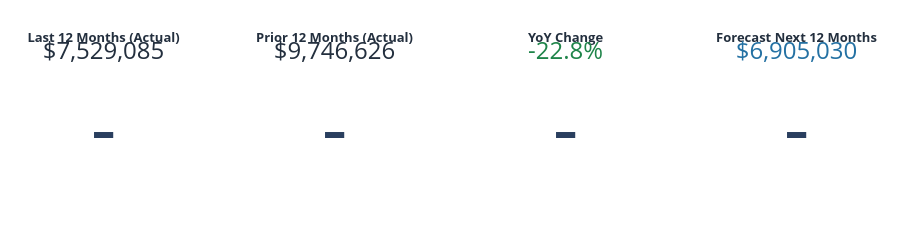

Here is the notebook cell this chart was saved with:
### Code cell
_last12 = df["Cost"].iloc[-12:].sum()
_prev12 = df["Cost"].iloc[-24:-12].sum() if len(df) >= 24 else df["Cost"].iloc[:-12].sum()
_yoy    = (_last12 - _prev12) / _prev12 * 100
_next12 = forecast_ensemble.sum()
_delta  = (_next12 - _last12) / _last12 * 100

_kpi_items = [
    ("Last 12 Months (Actual)",   f"${_last12:,.0f}",  _AWS_DARK),
    ("Prior 12 Months (Actual)",  f"${_prev12:,.0f}",  _AWS_DARK),
    ("YoY Change",                f"{_yoy:+.1f}%",     _GREEN if _yoy < 0 else _RED),
    ("Forecast Next 12 Months",   f"${_next12:,.0f}",  _BLUE),
]
fig_kpi_f = make_subplots(rows=1, cols=4, specs=[[{"type":"indicator"}]*4])
for _col, (_title, _val, _color) in enumerate(_kpi_items, 1):
    fig_kpi_f.add_trace(go.Indicator(
        mode="number", value=None,
        title=dict(
            text=(
                f"<b>{_title}</b><br>"
                f"<span style='font-size:24px;color:{_color}'>{_val}</span>"
            ),
            font=dict(size=13, color=_AWS_DARK),
        ),
    ), row=1, col=_col)
fig_kpi_f.update_layout(
    plot_bgcolor=_BG, paper_bgcolor=_BG,
    height=190, margin=dict(t=20, b=10, l=10, r=10),
)
_report_figures["Forecast KPIs"] = fig_kpi_f
fig_kpi_f.show()

_best = int(np.argmin([_mape_p, _mape_xgb, _mape_sar]))
_rc   = ["#D5F5E3" if i == _best else "white" for i in range(3)]
fig_metrics = go.Figure(go.Table(
    header=dict(
        values=["<b>Model</b>","<b>Test MAE</b>","<b>Test MAPE</b>",
                "<b>12-Month Projection</b>","<b>Best?</b>"],
        fill_color=_AWS_DARK, font=dict(color="white", size=13),
        align="center", height=36,
    ),
    cells=dict(
        values=[
            ["Prophet","XGBoost","SARIMA"],
            [f"${_mae_p:,.0f}", f"${_mae_xgb:,.0f}", f"${_mae_sar:,.0f}"],
            [f"{_mape_p:.1f}%", f"{_mape_xgb:.1f}%", f"{_mape_sar:.1f}%"],
            [f"${_p_future['yhat'].sum():,.0f}",
             f"${forecast_xgb.sum():,.0f}",
             f"${forecast_sarima.sum():,.0f}"],
            ["Best" if i == _best else "" for i in range(3)],
        ],
        fill_color=[_rc, _rc, _rc, _rc, _rc],
        font=dict(size=12), align="center", height=32,
    )
))
fig_metrics.update_layout(
    title=dict(text="<b>Model Performance - Test Set Evaluation</b>",
               font=dict(size=16, color=_AWS_DARK)),
    plot_bgcolor=_BG, paper_bgcolor=_BG,
    height=230, margin=dict(t=50, b=10),
)
_report_figures["Model Metrics"] = fig_metrics
fig_metrics.show()

print(f"\nEnsemble 12-month total: ${_next12:,.0f}  ({_delta:+.1f}% vs last 12 months)")
print(f"Best model (lowest MAPE): {['Prophet','XGBoost','SARIMA'][_best]}")

### Figure 1 — Plotly figure (JSON) as saved in the notebook; plotly's stock layout.template omitted (floating-point values rounded to 4 significant figures)
{"data": [{"domain": {"x": [0, 0.2125], "y": [0, 1]}, "mode": "number", "title": {"font": {"color": "#232F3E", "size": 13}, "text": "<b>Last 12 Months (Actual)</b><br><span style='font-size:24px;color:#232F3E'>$7,529,085</span>"}, "type": "indicator"}, {"domain": {"x": [0.2625, 0.475], "y": [0, 1]}, "mode": "number", "title": {"font": {"color": "#232F3E", "size": 13}, "text": "<b>Prior 12 Months (Actual)</b><br><span style='font-size:24px;color:#232F3E'>$9,746,626</span>"}, "type": "indicator"}, {"domain": {"x": [0.525, 0.7375], "y": [0, 1]}, "mode": "number", "title": {"font": {"color": "#232F3E", "size": 13}, "text": "<b>YoY Change</b><br><span style='font-size:24px;color:#1E8449'>-22.8%</span>"}, "type": "indicator"}, {"domain": {"x": [0.7875, 1], "y": [0, 1]}, "mode": "number", "title": {"font": {"color": "#232F3E", "size": 13}, "text": "<b>Forecast Next 12 Months</b><br><span style='font-size:24px;color:#2471A3'>$6,905,030</span>"}, "type": "indicator"}], "layout": {"height": 190, "margin": {"b": 10, "l": 10, "r": 10, "t": 20}, "paper_bgcolor": "white", "plot_bgcolor": "white"}}
